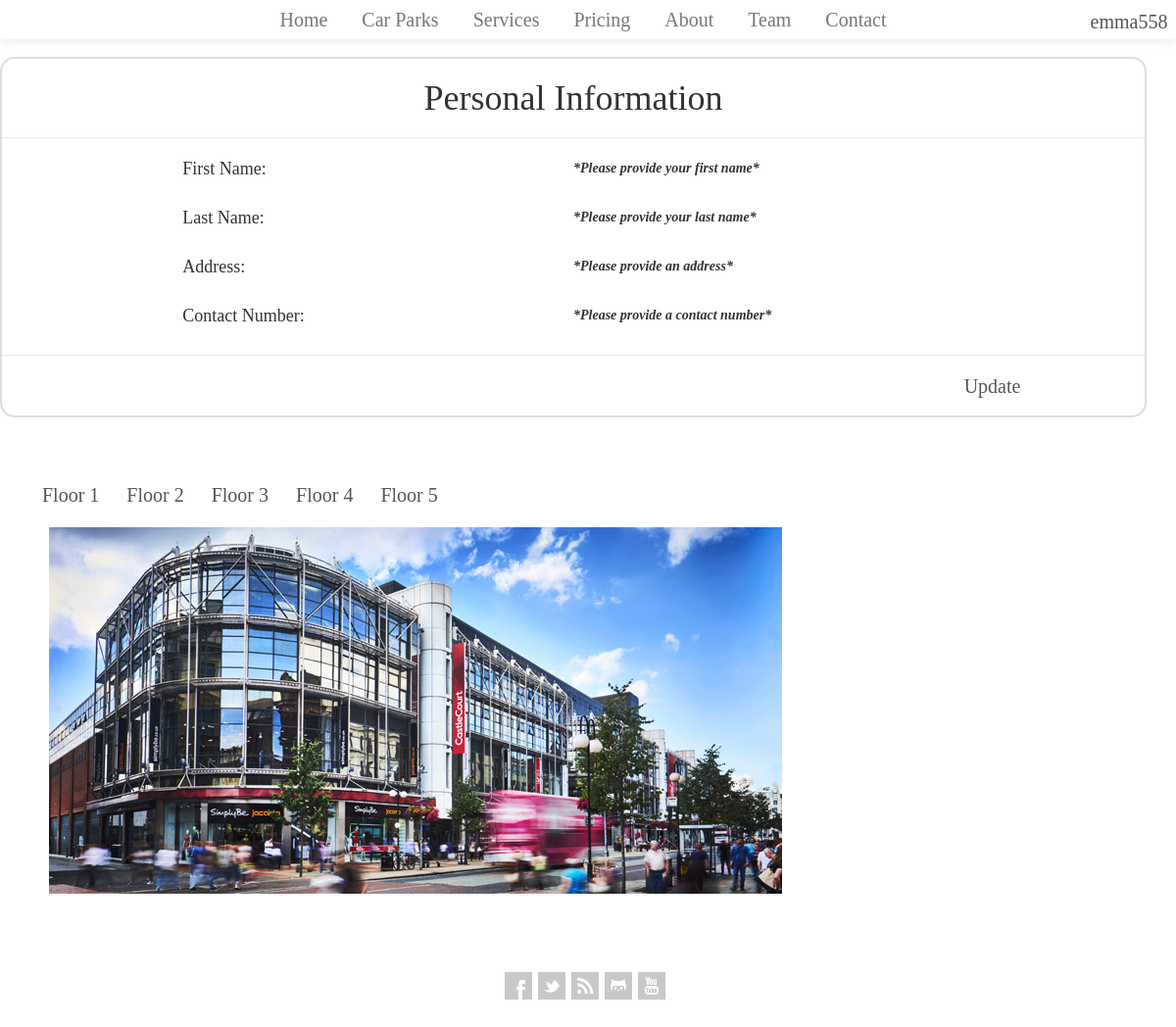
The page /admin.php (signed in) on the database its author committed.
### tables this page shows
CREATE TABLE `user` (
  `UserID` int(20) NOT NULL,
  `Username` varchar(20) NOT NULL,
  `EmailAddress` varchar(255) NOT NULL,
  `Password` varchar(255) NOT NULL,
  `CreationDate` datetime NOT NULL DEFAULT CURRENT_TIMESTAMP,
  `UserTypeID` int(11) DEFAULT '2',
  `FirstName` varchar(255) NOT NULL DEFAULT '',
  `LastName` varchar(255) NOT NULL DEFAULT '',
  `Address` varchar(255) NOT NULL DEFAULT '',
  `ContactNumber` varchar(11) NOT NULL DEFAULT ''
);

### scripts/php/AP_Functions.php (the view, shortened to what this page needs)
<?php
	function getHeadTag(){
		echo "<link rel='shortcut icon' type='image/png' href='img/icons/favicon.ico'/>
			<meta charset='utf-8'>
			<meta name='description' content='Accelerated Parking by Pearce Feeley'/>
			<meta name='keywords' content='Parking, Booking, Belfast, Quick, Easy' />
			<meta name='author' content='Pearce Feeley'/>
			<meta name='viewport' content='width=device-width, initial-scale=1, maximum-scale=1'>
		    <link rel='stylesheet' type='text/css' media='all' href='http://ajax.googleapis.com/ajax/libs/jqueryui/1.7.2/themes/smoothness/jquery-ui.css'/>
			<link rel='stylesheet' href='https://cdnjs.cloudflare.com/ajax/libs/font-awesome/4.7.0/css/font-awesome.min.css'>
		    <link href='css/bootstrap.min.css' rel='stylesheet'>
		    <link href='css/bootstrap-responsive.min.css' rel='stylesheet'>
			<link href='css/style.css' rel='stylesheet'>
			<link href='css/slider1.css' rel='stylesheet'>
			<link href='css/slider2.css' rel='stylesheet'>
			<link href='css/slider3.css' rel='stylesheet'>
			<link href='css/jquery.datetimepicker.min.css' rel='stylesheet'>
			<link rel='stylesheet' type='text/css' href='http://fonts.googleapis.com/css?family=Droid+Sans:400,700'>
			<link rel='stylesheet' type='text/css' href='http://fonts.googleapis.com/css?family=Droid+Serif'>
			<link rel='stylesheet' type='text/css' href='http://fonts.googleapis.com/css?family=Boogaloo'>
			<link rel='stylesheet' type='text/css' href='http://fonts.googleapis.com/css?family=Economica:700,400italic'>
		    <link href='css/container.css' rel='stylesheet'>
		    <link href='css/parking-spaces.css' rel='stylesheet'>
		    <link rel='stylesheet' href='https://cdn.datatables.net/1.10.16/css/jquery.dataTables.min.css'>
		";
	}
	function getNavBar(){
		global $Username;
		if(isset($_SESSION['UserID'])){
			$adminCheck = "";
		}
		if(!loggedIn()){
			$userSignIn = "<li><a href='signin.php' class='home'>Sign In</a> | <a href='register.php' class='home'>Register</a></li>";
		}else{
			$userSignIn = "<li class='dropdown'>
								<a href='#' class='dropdown-toggle' data-toggle='dropdown' role='button' aria-haspopup='true' aria-expanded='false'>" . $Username . "</a>
								<ul class='dropdown-menu'>
									<li><a href='account.php' class='home'>My Account</a></li>
									<li><a href='quickBook.php'>Quick Book</a></li>". $adminCheck .
									"<li><a href='logout.php'>Logout</a></li>
								</ul>
							</li>";
		}
		echo "
			<style type='text/css'>
				body{
					font-family: 'Crimson Text', serif !important;
					font-size: 20px;
				}
				.home{
					font-family: 'Crimson Text', serif !important;
					font-size: 20px;
				}
			</style>
			<div class='container'>
				<div class='row-fluid'>
					<div class='navigation'>
						<div class='navbar navbar-fixed-top'>
							<div class='navbar-inner'>
								<a class='btn btn-navbar btnOverlay' data-toggle='collapse' data-target='.nav-collapse'>
								menu
								</a>
								<div class='nav-collapse collapse'>
									<ul class='nav'>
										<li><a href='index.php' class='home'>Home</a></li>
										<li class='dropdown'>
											<a href='#' class='dropdown-toggle' data-toggle='dropdown' role='button' aria-haspopup='true' aria-expanded='false'>Car Parks</a>
											<ul class='dropdown-menu'>
												<li><a href='citySide.php'>City Side</a></li>
												<li><a href='castleCourt.php'>Castle Court</a></li>
												<li><a href='victoriaSquare.php'>Victoria Square</a></li>
												<li><a href='sseArena.php'>SSE</a></li>
												<li><a href='titanic.php'>Titanic</a></li>
											</ul>
										</li>
										<li><a href='services.php' class='services'>Services</a></li>
										<li><a href='pricing.php' class='pricing'>Pricing</a></li>
										<li><a href='about.php' class='about'>About</a></li>
										<li><a href='team.php' class='team'>Team</a></li>
										<li><a href='contact.php' class='contact'>Contact</a></li>
									</ul>
									<ul class='nav-right'>"
										. $userSignIn .
									"</ul>
								</div>
							</div>
						</div>
					</div>
				</div>
			</div>
			";
	}
	function getFooter(){
		echo "
		<footer>
			<div id='social'>
				<a href='https://www.facebook.com/pearce.feeley' rel='tooltip' title='Facebook' class='facebook' target='https://www.facebook.com/pearce.feeley'>Facebook</a>
				<a href='https://twitter.com/pearcefeeley' rel='tooltip' title='Twitter' class='twitter' target='https://twitter.com/pearcefeeley'>Twitter</a>
				<a href='http://BootstrapMaster.com/feed/' rel='tooltip' title='RSS' class='rss' target='https://www.rss.com/''>RSS</a>
				<a href='#' rel='tooltip' title='Github' class='github' target='https://github.com/''>Github</a>
				<a href='#' rel='tooltip' title='YouTube' class='youtube' target='https://www.youtube.com/''>YouTube</a>
			</div>
		</footer>";
	}
	function getScripts(){
		getFooter();
	}
	function getUserFirstName(){
		global $db;
		$user_id = $_SESSION['UserID'];
		$sql = "SELECT * FROM user WHERE UserID = $user_id";
		$result = $db->query($sql);
		if ($result->num_rows > 0) {
			while($row = $result->fetch_assoc()) {
				if(empty($row["FirstName"])){
					echo "<p class='missingInfo'>*Please provide your first name*</p>";
				}else{
					echo "<tr>
						<td>".$row["FirstName"]."</td>
						</tr>";
				}
			}
		}else{
			echo "<tr>
						<td></td>
						</tr>";
		}
	}
	function getUserLastName(){
		global $db;
		$user_id = $_SESSION['UserID'];
		$sql = "SELECT LastName FROM user WHERE UserID = $user_id";
		$result = $db->query($sql);
		if ($result->num_rows > 0) {
			while($row = $result->fetch_assoc()) {
				if(empty($row["LastName"])){
					echo "<p class='missingInfo'>*Please provide your last name*</p>";
				}else{
					echo "<tr>
						<td>".$row["LastName"]."</td>
						</tr>";
				}
			}
		}else{
			echo "<tr>
					<td></td>
					</tr>";
		}
	}
	function getUserAddress(){
		global $db;
		$user_id = $_SESSION['UserID'];
		$sql = "SELECT Address FROM user WHERE UserID = $user_id";
		$result = $db->query($sql);
		if ($result->num_rows > 0) {
			while($row = $result->fetch_assoc()) {
				if(empty($row["Address"])){
					echo "<p class='missingInfo'>*Please provide an address*</p>";
				}else{
					echo "<tr>
						<td>".$row["Address"]."</td>
						</tr>";
				}
			}
		}else{
			echo "<tr>
					<td></td>
					</tr>";
		}
	}
	function getUserContactNumber(){
		global $db;
		$user_id = $_SESSION['UserID'];
		$sql = "SELECT ContactNumber FROM user WHERE UserID = $user_id";
		$result = $db->query($sql);
		if ($result->num_rows > 0) {
			while($row = $result->fetch_assoc()) {
				if(empty($row["ContactNumber"])){
					echo "<p class='missingInfo'>*Please provide a contact number*</p>";
				}else{
					echo "<tr>
						<td>".$row["ContactNumber"]."</td>
						</tr>";
				}
			}
		}else{
			echo "<tr>
					<td></td>
					</tr>";
		}
	}
	function loggedIn(){
		if(isset($_SESSION['UserID']) && $_SESSION['UserID'] > 0){
			return true;
		}else{
			return false;
		}
	}
	if(isset($_SESSION['UserID'])){
		$user_id = $_SESSION['UserID'];
		$sql = "SELECT * FROM user WHERE UserID = $user_id";
		$result = $db->query($sql);
		$user = $result->fetch_assoc();
		$Username = $user['Username'];
	}
	function getCarPark($CarParkID){
				global $db;
				if(isset($_SESSION['UserID'])){
					$sql = "SELECT DISTINCT FloorNumber FROM space WHERE CarParkID = $CarParkID";
					$result = $db->query($sql);
					if ($result->num_rows > 0) {
						echo "
	  						<ul class='nav nav-tabs topMargin'>";
						while($row = $result->fetch_assoc()) {
							echo "<li><a data-toggle='tab' href='#floor".$row["FloorNumber"]."'>Floor ".$row["FloorNumber"]."</a></li>";
						};
						echo "</ul>";
						$sql = "SELECT DISTINCT FloorNumber FROM space WHERE CarParkID = $CarParkID";
						$result = $db->query($sql);
						if($result->num_rows > 0) {
							echo "<div class='tab-content'>
								<div id='floor" . $row["FloorNumber"] . "' class='tab-pane active in home'>
									<img class='img-responsive' src='img/carparks/CastleCourt.jpg' alt='Castle Court Shopping Center Image' />
								</div>";
							echo "</div>";
						}
					}else{
						echo "Error";
					}
				}else{
					echo "Log in";
				}
	}
?>

### css/style.css (style rules this page uses)
body { font-family: 'Crimson Text', serif !important; background: #fff; color: #888888; font-size: 12px; }
a { color: #080808; }
ul, ol { margin: 0; }
ul { list-style: none outside; }
.nav-collapse.collapse { height: auto \9 !important; overflow: visible \9 !important; position: relative; z-index: 9999; background-color: white; }
.navigation { padding: 6px; height: 38px !important; margin: 0 auto; width: 100%; text-align: center; }
.navbar-fixed-top .navbar-inner { background: rgba(255,255,255,.8) !important; }
.navbar, .navbar-inner, .nav, .navbar-inverse { background: transparent !important; filter: none !important; border: none; -webkit-box-shadow: none; -moz-box-shadow: none; box-shadow: none; padding: 0px; margin: 0px; text-align: center; }
.navbar .nav, .navbar .nav > li { float:none; display:inline-block; *display:inline; *zoom:1; vertical-align: top; }
.tab-content { padding: 60px 20px 20px 20px; }
footer { padding: 40px 0px; text-align: center; }
footer #social { margin: 20px auto 0px auto; display: inline-block; text-align: center; }
.nav-right { top: 12px; position: absolute; left: 90%; width: 12%; }
.navbar .nav>li>a { text-shadow: none !important; }
.missingInfo { font-size: 14px; font-style: italic; font-weight: bold; }
.carPark .tab-content { padding: 15px 20px 20px 20px; }

### css/slider2.css (style rules this page uses)
html { height: 100%; }
*, *:after, *:before { -webkit-box-sizing: border-box; -moz-box-sizing: border-box; box-sizing: border-box; padding: 0; margin: 0; }
body { font-family: 'Lato', Calibri, Arial, sans-serif; background: #fff; font-weight: 300; font-size: 15px; color: #333; -webkit-font-smoothing: antialiased; }
a { color: #555; text-decoration: none; }
.container { width: 100%; position: relative; }

### css/container.css (style rules this page uses)
.container { padding-right: 15px; padding-left: 15px; margin-right: auto; margin-left: auto; }
@media (min-width: 768px) { .container { width: 750px; } }
@media (min-width: 992px) { .container { width: 970px; } }
@media (min-width: 1200px) { .container { width: 1170px; } }
.topMargin { margin-top: 20px; }

### scripts/php/AP_Functions.php (style rules this page uses)
body { font-family: 'Crimson Text', serif !important; font-size: 20px; }
.home { font-family: 'Crimson Text', serif !important; font-size: 20px; }

### rows shown on the page
user: Username "emma558", FirstName "*Please provide your first name*", LastName "*Please provide your last name*", Address "*Please provide an address*", ContactNumber "*Please provide a contact number*"

### other values the page prints
$row["FloorNumber"] "1"
$row["FloorNumber"] "2"
$row["FloorNumber"] "3"
$row["FloorNumber"] "4"
$row["FloorNumber"] "5"
